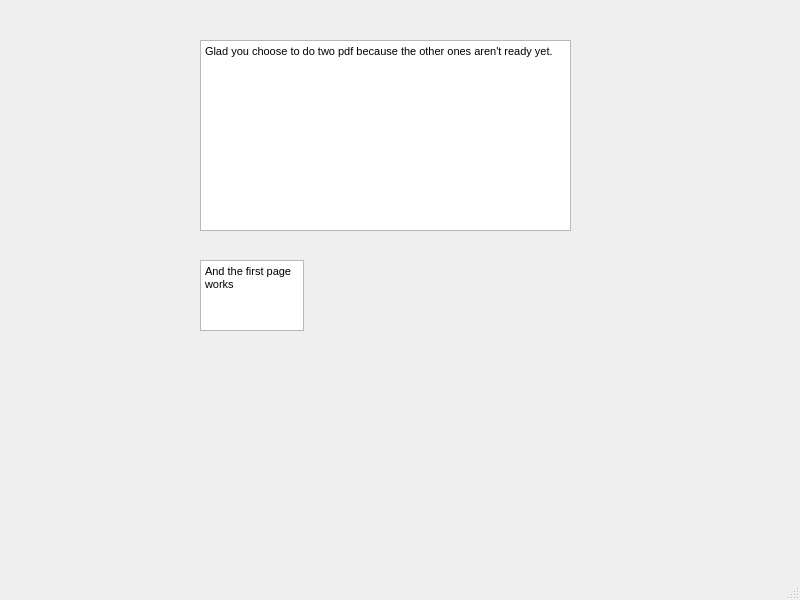
<?xml version="1.0" encoding="UTF-8"?>
<ui version="4.0">
 <class>MainWindow</class>
 <widget class="QMainWindow" name="MainWindow">
  <property name="geometry">
   <rect>
    <x>0</x>
    <y>0</y>
    <width>800</width>
    <height>600</height>
   </rect>
  </property>
  <property name="acceptDrops">
   <bool>false</bool>
  </property>
  <property name="windowTitle">
   <string>MainWindow</string>
  </property>
  <widget class="QWidget" name="centralwidget">
   <widget class="QTextEdit" name="textEdit">
    <property name="geometry">
     <rect>
      <x>200</x>
      <y>40</y>
      <width>371</width>
      <height>191</height>
     </rect>
    </property>
    <property name="html">
     <string>&lt;!DOCTYPE HTML PUBLIC &quot;-//W3C//DTD HTML 4.0//EN&quot; &quot;http://www.w3.org/TR/REC-html40/strict.dtd&quot;&gt;
&lt;html&gt;&lt;head&gt;&lt;meta name=&quot;qrichtext&quot; content=&quot;1&quot; /&gt;&lt;style type=&quot;text/css&quot;&gt;
p, li { white-space: pre-wrap; }
&lt;/style&gt;&lt;/head&gt;&lt;body style=&quot; font-family:'MS Shell Dlg 2'; font-size:8.25pt; font-weight:400; font-style:normal;&quot;&gt;
&lt;p style=&quot; margin-top:0px; margin-bottom:0px; margin-left:0px; margin-right:0px; -qt-block-indent:0; text-indent:0px;&quot;&gt;Glad you choose to do two pdf because the other ones aren't ready yet.&lt;/p&gt;&lt;/body&gt;&lt;/html&gt;</string>
    </property>
   </widget>
   <widget class="QTextEdit" name="textEdit_2">
    <property name="geometry">
     <rect>
      <x>200</x>
      <y>260</y>
      <width>104</width>
      <height>71</height>
     </rect>
    </property>
    <property name="html">
     <string>&lt;!DOCTYPE HTML PUBLIC &quot;-//W3C//DTD HTML 4.0//EN&quot; &quot;http://www.w3.org/TR/REC-html40/strict.dtd&quot;&gt;
&lt;html&gt;&lt;head&gt;&lt;meta name=&quot;qrichtext&quot; content=&quot;1&quot; /&gt;&lt;style type=&quot;text/css&quot;&gt;
p, li { white-space: pre-wrap; }
&lt;/style&gt;&lt;/head&gt;&lt;body style=&quot; font-family:'MS Shell Dlg 2'; font-size:8.25pt; font-weight:400; font-style:normal;&quot;&gt;
&lt;p style=&quot; margin-top:0px; margin-bottom:0px; margin-left:0px; margin-right:0px; -qt-block-indent:0; text-indent:0px;&quot;&gt;And the first page works&lt;/p&gt;&lt;/body&gt;&lt;/html&gt;</string>
    </property>
   </widget>
  </widget>
  <widget class="QMenuBar" name="menubar">
   <property name="geometry">
    <rect>
     <x>0</x>
     <y>0</y>
     <width>800</width>
     <height>21</height>
    </rect>
   </property>
  </widget>
  <widget class="QStatusBar" name="statusbar"/>
 </widget>
 <resources/>
 <connections/>
</ui>
